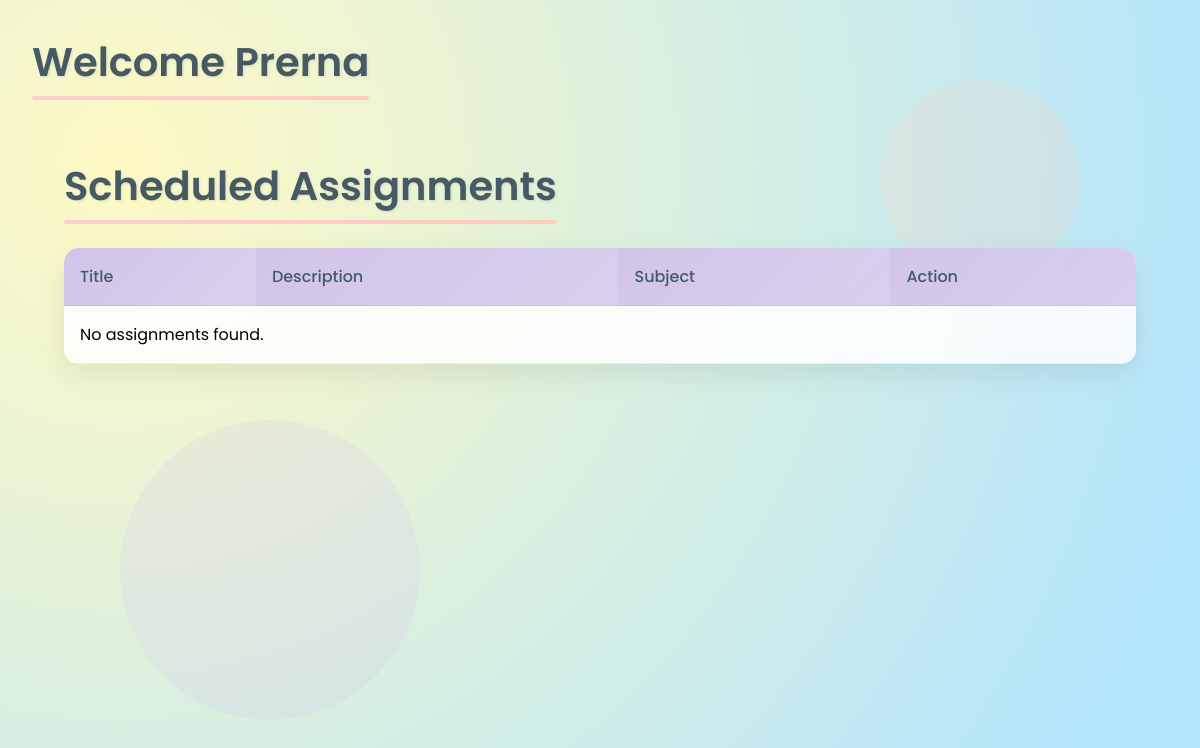
/tracker/scheduled_assignments/ (signed in), run on an earlier commit of the app's database.
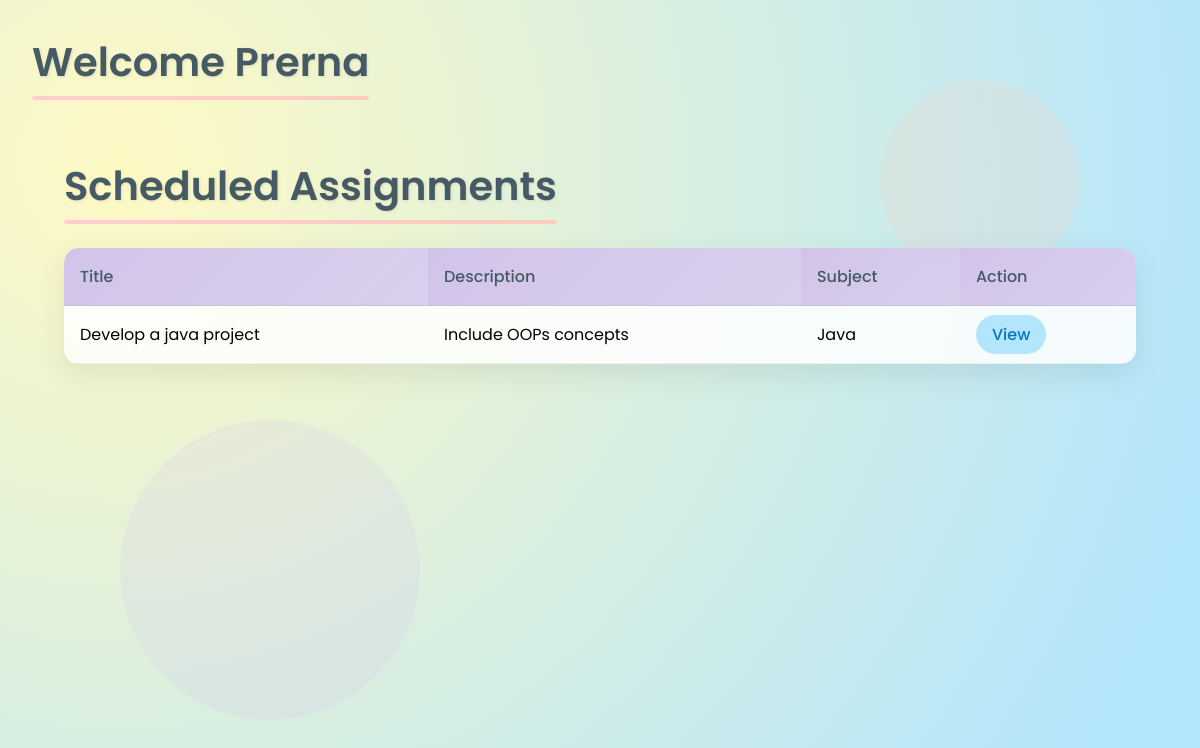
And on a later commit of the database.
### tracker/models.py (models this page shows, shortened)
class Assignment(models.Model):
    faculty = models.ForeignKey(User, on_delete=models.CASCADE, related_name='assignments')
    faculty_name = models.CharField(max_length=150, default='0')
    title = models.CharField(max_length=200)
    description = models.TextField()
    subject = models.CharField(max_length=100, default='')
    possible_grades = models.IntegerField()
    upload_pdf = models.FileField(upload_to='assignments/')
    deadline = models.DateTimeField()
    created_at = models.DateTimeField(auto_now_add=True)

### tracker/views.py (the view)
# urls.py: path('scheduled_assignments/', views.scheduled_assignments, name='scheduled_assignments'),
@login_required
def scheduled_assignments(request):
    assignments = Assignment.objects.filter(faculty=request.user)
    context = {
        'assignments': assignments,
        'faculty_name': request.user.first_name
    }
    return render(request, 'scheduled_assignments.html', context)

### tracker/templates/scheduled_assignments.html (shortened to what this page needs)
{% extends 'faculty.html' %}
{% block content %}
<div class="assignments-container">
    <h1>Scheduled Assignments</h1>
    <table class="assignments-table">
        <thead>
            <tr>
                <th>Title</th>
                <th>Description</th>
                <th>Subject</th>
                <th>Action</th>
            </tr>
        </thead>
        <tbody>
            {% for assignment in assignments %}
            <tr>
                <td>{{ assignment.title }}</td>
                <td>{{ assignment.description|truncatechars:50 }}</td>
                <td>{{ assignment.subject }}</td>
                <td>
                    <a href="{% url 'faculty_assignment_detail' assignment.id %}" class="btn-view">
                        View
                    </a>
                </td>
            </tr>
            {% empty %}
            <tr>
                <td colspan="4">No assignments found.</td>
            </tr>
            {% endfor %}
        </tbody>
    </table>
</div>
{% endblock %}

What changed in the data, as far as the page shows it:
added Assignment: title "Develop a java project", description "Include OOPs concepts", subject "Java"
Also different on the page:
text no longer shown: "No assignments found."
